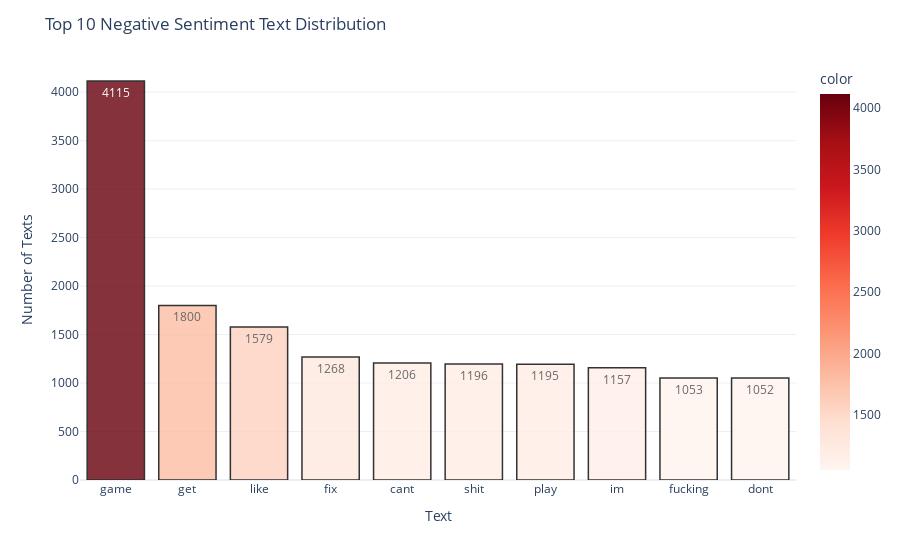

Notebook source saved alongside this figure:
### Code cell
#Negative sentiment text distribution 
negative_words = preprocess (train_df.loc [train_df [ 'Sentiment'] == 'Negative']['Content'])
negative_words_df = create_freq_df (negative_words)
top10_negative_words=negative_words_df[:10]
plot_text_distribution (top10_negative_words['Term'], top10_negative_words['Frequency'],
    'Reds', 'Top 10 Negative Sentiment Text Distribution', 'Text', 'Number of Texts')
create_wordcloud (negative_words_df, 'Negative Sentiment Text Distribution', 'OrRd')

### Figure 1 — Plotly figure (JSON) as saved in the notebook; plotly's stock layout.template omitted (floating-point values rounded to 4 significant figures)
{"data": [{"alignmentgroup": "True", "hovertemplate": "x=%{x}<br>y=%{y}<br>text=%{text}<br>color=%{marker.color}<extra></extra>", "legendgroup": "", "marker": {"color": [4115, 1800, 1579, 1268, 1206, 1196, 1195, 1157, 1053, 1052], "coloraxis": "coloraxis", "line": {"color": "black", "width": 1.5}, "pattern": {"shape": ""}}, "name": "", "offsetgroup": "", "opacity": 0.8, "orientation": "v", "showlegend": false, "text": [4115, 1800, 1579, 1268, 1206, 1196, 1195, 1157, 1053, 1052], "textposition": "auto", "type": "bar", "x": ["game", "get", "like", "fix", "cant", "shit", "play", "im", "fucking", "dont"], "xaxis": "x", "y": [4115, 1800, 1579, 1268, 1206, 1196, 1195, 1157, 1053, 1052], "yaxis": "y"}], "layout": {"barmode": "relative", "coloraxis": {"colorbar": {"title": {"text": "color"}}, "colorscale": [[0, "rgb(255,245,240)"], [0.125, "rgb(254,224,210)"], [0.25, "rgb(252,187,161)"], [0.375, "rgb(252,146,114)"], [0.5, "rgb(251,106,74)"], [0.625, "rgb(239,59,44)"], [0.75, "rgb(203,24,29)"], [0.875, "rgb(165,15,21)"], [1, "rgb(103,0,13)"]]}, "legend": {"tracegroupgap": 0}, "margin": {"t": 60}, "title": {"text": "Top 10 Negative Sentiment Text Distribution"}, "xaxis": {"anchor": "y", "domain": [0, 1], "title": {"text": "Text"}}, "yaxis": {"anchor": "x", "domain": [0, 1], "title": {"text": "Number of Texts"}}}}
